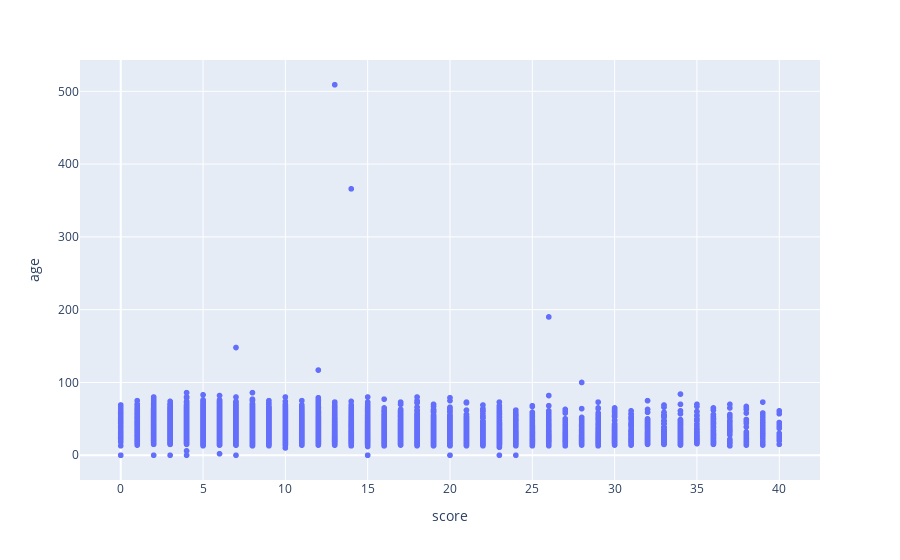

The cell this chart's notebook holds for it:
### Code cell
px.scatter(df, x="score", y="age")

### Figure 1 — Plotly figure (JSON) as saved in the notebook; plotly's stock layout.template omitted (floating-point values rounded to 4 significant figures; data arrays with more than 128 entries replaced by an {"elided": "..."} marker saying what was removed)
{"data": [{"hovertemplate": "score=%{x}<br>age=%{y}<extra></extra>", "legendgroup": "", "marker": {"color": "#636efa", "symbol": "circle"}, "mode": "markers", "name": "", "showlegend": false, "type": "scattergl", "x": {"elided": "11243 int values"}, "xaxis": "x", "y": {"elided": "11243 int values"}, "yaxis": "y"}], "layout": {"legend": {"tracegroupgap": 0}, "margin": {"t": 60}, "xaxis": {"anchor": "y", "domain": [0, 1], "title": {"text": "score"}}, "yaxis": {"anchor": "x", "domain": [0, 1], "title": {"text": "age"}}}}
